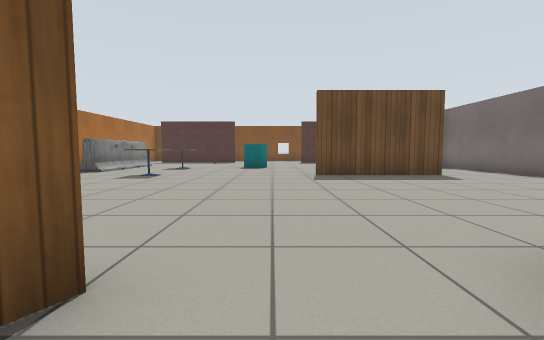
[1] (above)

16 first-person views from a walk through a robot-simulator world made for Gazebo. The camera is 0.72 m above the floor, tilts 4° down and sees 90° across. The lines on the ground mark 1 m squares. The floor is counted in squares, 1 m on a side. Each view is taken from the middle of a square. On the plan, view 1 faces up. The plan holds only what a view shows up to about 9 squares ahead; the rest is blank. Gazebo's built-in surfaces are drawn with simple patterns.

[2]
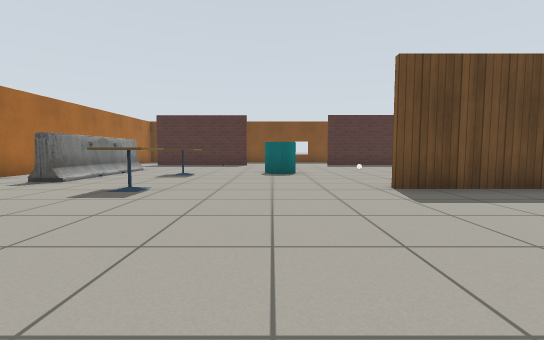

[3]
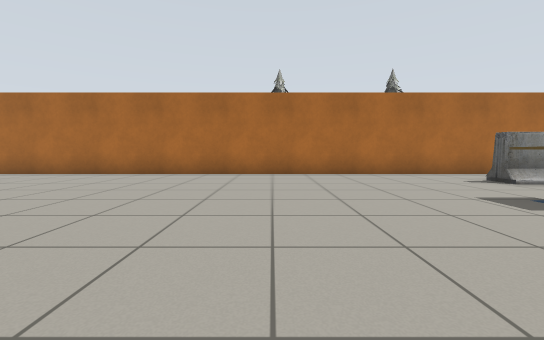

[4]
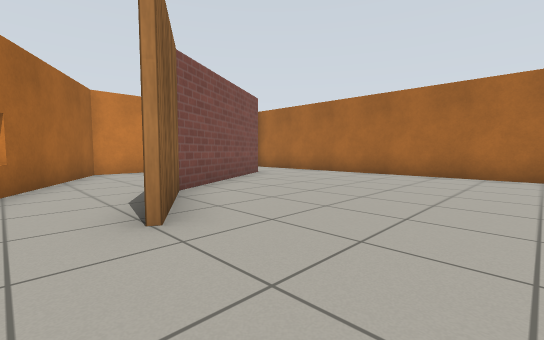

[5]
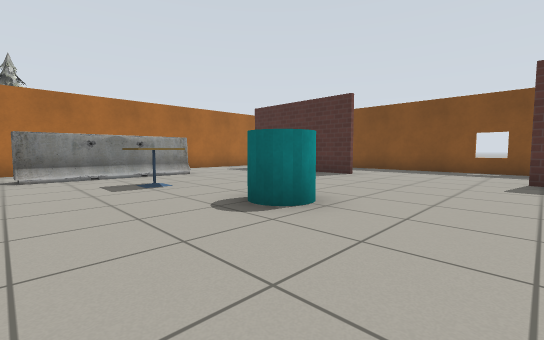

[6]
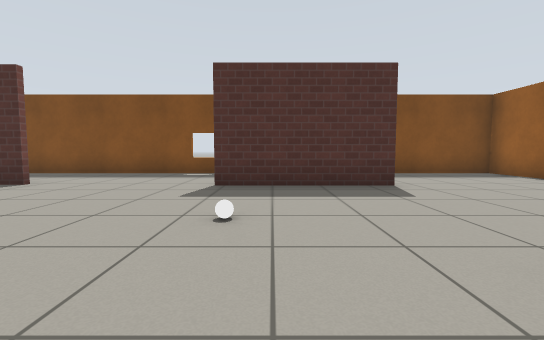

[7]
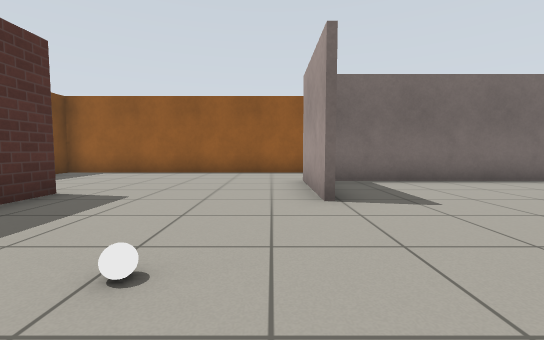

[8]
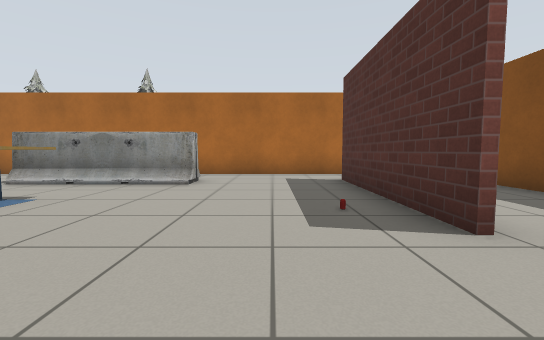

[9]
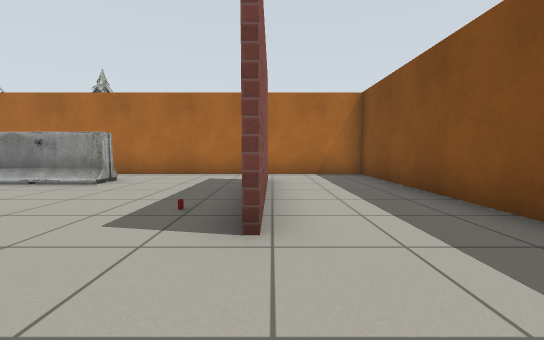

[10]
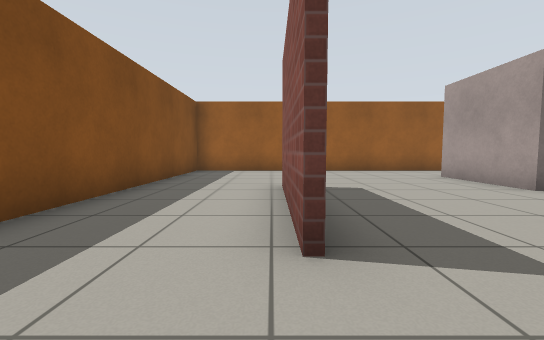

[11]
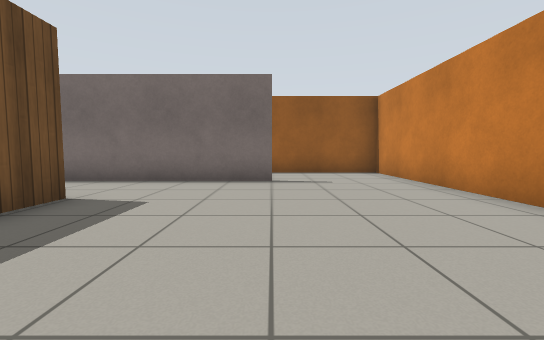

[12]
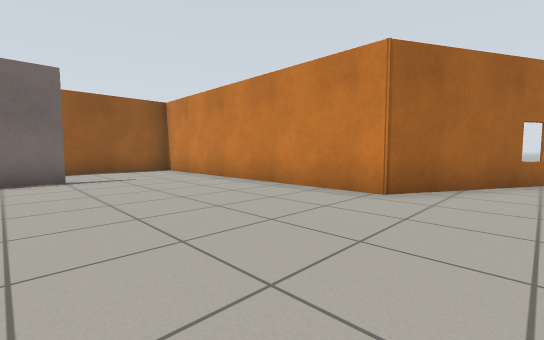

[13]
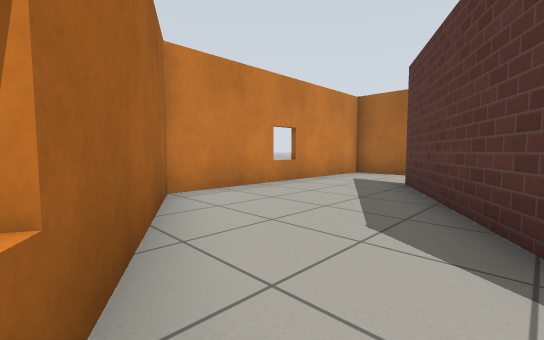

[14]
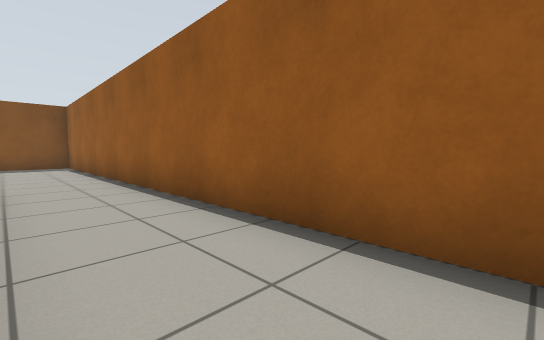

[15]
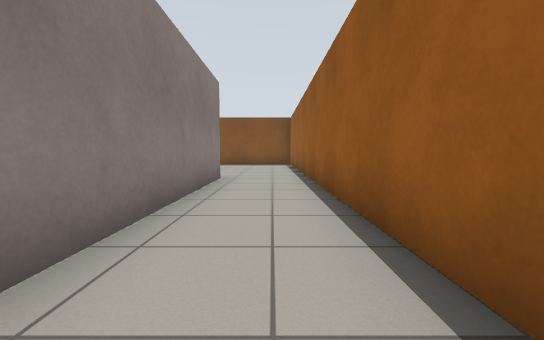

[16]
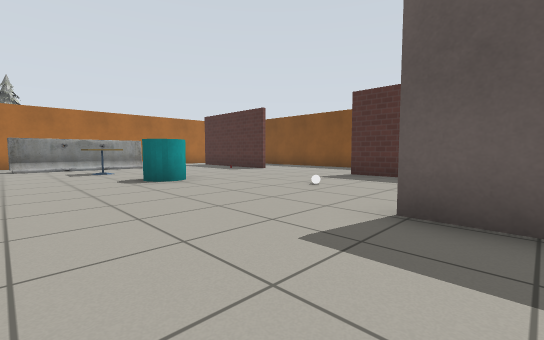

### Floor plan
Points are (right, up) in squares from view 1. A wall is a line through its corners. A room is listed if a view was taken in it or the views show most of it. See-through windows are left out.
Room 1 (views 1, 13)
walls: (-0.1, -2) (1, 0)
ways out: opening at (-0.5, -0.5) to room 2
Room 2 (views 2, 3, 4, 5, 6, 7, 8, 9, 10, 11, 12, 14, 15, 16)
walls: (5.1, 8.1) (1.2, 8.1); (4.7, 12.2) (7.6, 12.2) (7.6, 6.3); (6.1, 12.1) (4.7, 12.1); (-0.9, 1.4) (-1.2, 1); (-2.2, 16.6) (-6.9, 16.6); (1.8, 16.8) (5.3, 16.8); (7.5, 4.9) (7.5, 11.5); (1, 0) (1.8, 1.5) (10, 1.5) (10, 19.7) (-8.4, 19.7) (-8.4, -5.4) (-2, -5.4) (-0.1, -2); (5.6, 16.6) (1.8, 16.6); (-6, 16.8) (-2.2, 16.8); (-2.4, -0.9) (-6.3, -3.2); (-6, -2.8) (-2.3, -0.7) (-1.1, 1.5)
ways out: opening at (-0.5, -0.5) to room 1
objects: barrier (-6, 9) to (-6, 13); cafe table (-4, 8) to (-3, 8); cafe table (-4, 11) to (-3, 11); other object (-3, 16); cyan cylinder (-1, 12) to (0, 12); white ball (2, 14)

Positions as (right, up) in squares from view 1, and headings:
1: (0, 0), facing up
2: (-1, 3), facing up
3: (0, 4), facing left
4: (0, 4), facing down-left
5: (2, 9), facing up-left
6: (3, 11), facing up
7: (1, 13), facing right
8: (0, 15), facing left
9: (0, 17), facing left
10: (0, 17), facing right
11: (1, 5), facing right
12: (0, 6), facing down-right
13: (0, -1), facing down-left
14: (8, 6), facing up-right
15: (9, 5), facing up
16: (6, 9), facing up-left
